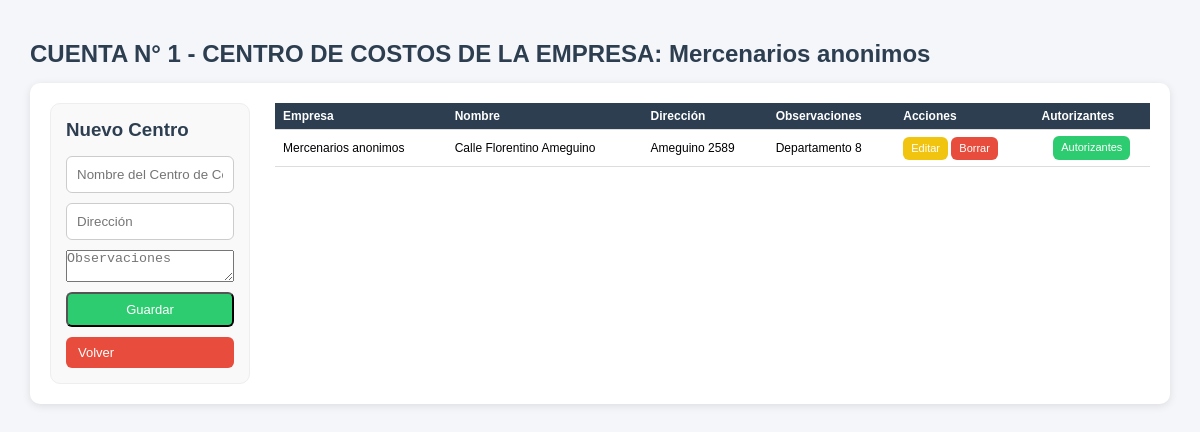
The page /php/00_administracion/cuentas_empresas/centro_de_costos.php?id_empresa=2 (signed in) on the database its author committed.
### tables this page shows
CREATE TABLE `cuenta_empresa` (
  `id` int(4) NOT NULL,
  `id_empresa` int(4) NOT NULL,
  `razon_social` varchar(50) NOT NULL,
  `dir` varchar(50) NOT NULL,
  `cuit` varchar(20) DEFAULT NULL,
  `inc_brutos` varchar(20) DEFAULT NULL,
  `contacto_1` varchar(50) DEFAULT NULL,
  `cel_1` int(10) DEFAULT NULL,
  `observaciones` int(4) NOT NULL
);

CREATE TABLE `centros_costo` (
  `id` int(11) NOT NULL,
  `id_empresa` int(4) NOT NULL,
  `id_centro_costo` int(11) NOT NULL,
  `nombre` varchar(50) NOT NULL,
  `direccion` varchar(50) DEFAULT NULL,
  `contacto_centro` varchar(50) NOT NULL,
  `cel` int(15) NOT NULL,
  `observaciones` varchar(250) NOT NULL
);

### funciones/funciones.php (called while the page is built, shortened)
<?php
function conexion()
{
    $host = 'localhost';
    $db   = 'app_viajes';
    $user = 'root';
    $pass = 'belgrado';
    try {
        $dsn = "mysql:host=$host;dbname=$db;charset=utf8mb4";
        $conn = new PDO($dsn, $user, $pass, [
            PDO::ATTR_ERRMODE => PDO::ERRMODE_EXCEPTION,
            PDO::ATTR_DEFAULT_FETCH_MODE => PDO::FETCH_ASSOC,
            PDO::MYSQL_ATTR_INIT_COMMAND => "SET NAMES utf8mb4"
        ]);
        return $conn;
    } catch (PDOException $e) {
        echo "Error de conexión: " . $e->getMessage();
    }
}
?>
<?php
function obtenerEmpresaPorId($id)
{
    $pdo = conexion();
    $sql = "SELECT * FROM cuenta_empresa WHERE id = ?";
    $stmt = $pdo->prepare($sql);
    $stmt->execute([$id]);
    return $stmt->fetch(PDO::FETCH_ASSOC);
}
function obtenerCentrosCostoPorEmpresa($id_empresa)
{
    $pdo = conexion();
    $sql = "SELECT * FROM centros_costo WHERE id_empresa = ? ORDER BY nombre ASC";
    $stmt = $pdo->prepare($sql);
    $stmt->execute([$id_empresa]);
    return $stmt->fetchAll(PDO::FETCH_ASSOC);
}

### php/00_administracion/cuentas_empresas/centro_de_costos.php (the view, shortened to what this page needs)
<?php
include_once "../../../funciones/funciones.php";
$id_empresa = (int)($_GET['id_empresa'] ?? 0);
$empresa = obtenerEmpresaPorId($id_empresa);
$editar = null;
$centros = obtenerCentrosCostoPorEmpresa($id_empresa);
?>
<!DOCTYPE html>
<html lang="es">
<head>
    <link rel="stylesheet" href="../../../css/estilos.css">
</head>
<body>
    <div class="container">
        <h2>CUENTA N° <?= $empresa['id_empresa'] ?> -
            CENTRO DE COSTOS DE LA EMPRESA:
            <?= $empresa['razon_social'] ?>
        </h2>
        <div class="card operadores-layout">
            <div class="col-form">
                <h3>
                    <?= $editar ? 'Editar Centro' : 'Nuevo Centro' ?>
                </h3>
                <form method="POST">
                    <input
                        type="text"
                        name="nombre"
                        placeholder="Nombre del Centro de Costo"
                        required
                        value="<?= $editar['nombre'] ?? '' ?>">
                    <input
                        type="text"
                        name="direccion"
                        placeholder="Dirección"
                        value="<?= $editar['direccion'] ?? '' ?>">
                    <textarea
                        name="obs"
                        placeholder="Observaciones"><?= htmlspecialchars($editar['observaciones'] ?? '') ?></textarea>
                    <button
                        type="submit"
                        name="guardar"
                        class="btn btn-success">
                        Guardar
                    </button>
                    <a href="listado_empresas.php"
                        class="btn btn-danger">
                        Volver
                    </a>
                </form>
            </div>
            <div class="col-tabla">
                <table class="table">
                    <thead>
                        <tr>
                            <th>Empresa</th>
                            <th>Nombre</th>
                            <th>Dirección</th>
                            <th>Observaciones</th>
                            <th>Acciones</th>
                            <th>Autorizantes</th>
                        </tr>
                    </thead>
                    <tbody>
                        <?php foreach ($centros as $c): ?>
                            <tr>
                                <td><?= htmlspecialchars($empresa['razon_social']) ?></td>
                                <td><?= htmlspecialchars($c['nombre']) ?></td>
                                <td><?= htmlspecialchars($c['direccion'] ?? '') ?></td>
                                <td><?= htmlspecialchars($c['observaciones'] ?? '') ?></td>
                                <td>
                                    <a href="?id_empresa=<?= $id_empresa ?>&editar=<?= $c['id'] ?>" class="btn btn-warning">
                                        Editar
                                    </a>
                                    <a href="?id_empresa=<?= $id_empresa ?>&borrar=<?= $c['id'] ?>" class="btn btn-danger" onclick="return confirm('¿Eliminar?')">
                                        Borrar
                                    </a>
                                </td>
                                <td>
                                    <a href="autorizantes_cc.php?id_empresa=<?= $id_empresa ?>&id_cc=<?= $c['id'] ?>" class="btn btn-success">
                                        Autorizantes
                                    </a>
                                </td>
                            </tr>
                        <?php endforeach; ?>
                    </tbody>
                </table>
            </div>
        </div>
    </div>
</body>
</html>

### css/estilos.css (style rules this page uses)
:root { --primary: #3498db; --success: #2ecc71; --warning: #f1c40f; --danger: #e74c3c; --dark: #2c3e50; --gray: #7f8c8d; --bg: #f4f6f9; }
* { margin: 0; padding: 0; box-sizing: border-box; }
body { font-family: Arial, sans-serif; background: var(--bg); }
.container { width: 95%; max-width: 1200px; margin: 30px auto; }
h2, h3 { margin-bottom: 15px; color: var(--dark); }
.card { background: #fff; padding: 20px; border-radius: 10px; box-shadow: 0 2px 8px rgba(0,0,0,0.1); }
.btn { display: inline-block; padding: 8px 12px; border-radius: 6px; text-decoration: none; color: #fff; font-size: 13px; }
.btn-success { background: var(--success); }
.btn-warning { background: var(--warning); }
.btn-danger { background: var(--danger); }
form { display: flex; flex-direction: column; gap: 10px; }
input, select { padding: 10px; border-radius: 6px; border: 1px solid #ccc; }
.table { width: 100%; border-collapse: collapse; }
.table thead { background: var(--dark); color: white; }
.table th, .table td { padding: 10px; border-bottom: 1px solid #ddd; }
.operadores-layout { display: grid; grid-template-columns: 200px 1fr !important; gap: 25px; align-items: start; }
.col-form { background: #fafafa; padding: 15px; border-radius: 8px; border: 1px solid #eee; position: sticky; top: 20px; }
.col-tabla { overflow-x: auto; }
.container { max-width: 1200px; margin: 40px auto; }
.operadores-layout { display: grid; grid-template-columns: 320px 1fr; gap: 25px; align-items: start; }
.col-form { background: #f9f9f9; padding: 15px; border-radius: 10px; }
.col-tabla { width: 100%; }
.table th, .table td { padding: 10px; text-align: left; }
.table td:last-child { display: flex; gap: 5px; justify-content: center; align-items: center; }
.table { font-size: 12px; }
.table th, .table td { padding: 6px 8px; line-height: 1.2; }
.table .btn { font-size: 11px; padding: 5px 8px; }

### rows shown on the page
cuenta_empresa: id_empresa "1", razon_social "Mercenarios anonimos"
centros_costo: nombre "Calle Florentino Ameguino", direccion "Ameguino 2589", observaciones "Departamento 8"
